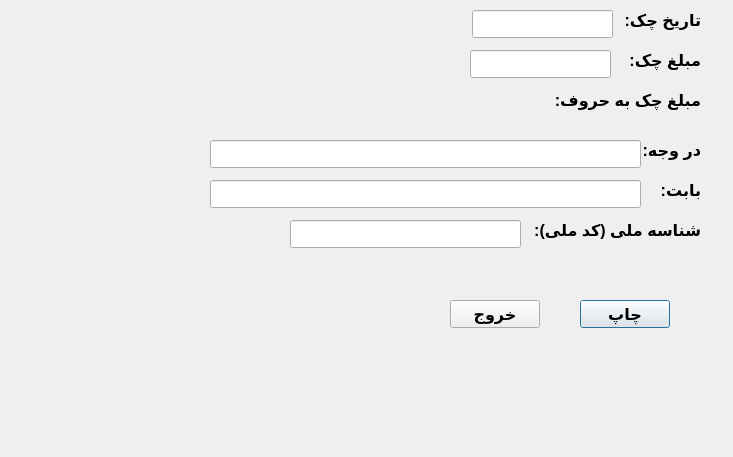
<?xml version="1.0" encoding="UTF-8"?>
<ui version="4.0">
 <class>ChequePrintDialog</class>
 <widget class="QDialog" name="ChequePrintDialog">
  <property name="geometry">
   <rect>
    <x>0</x>
    <y>0</y>
    <width>733</width>
    <height>457</height>
   </rect>
  </property>
  <property name="font">
   <font>
    <family>Tahoma</family>
    <pointsize>12</pointsize>
    <weight>75</weight>
    <bold>true</bold>
   </font>
  </property>
  <property name="windowTitle">
   <string>چاپ چک</string>
  </property>
  <widget class="QLabel" name="label">
   <property name="geometry">
    <rect>
     <x>620</x>
     <y>10</y>
     <width>81</width>
     <height>20</height>
    </rect>
   </property>
   <property name="layoutDirection">
    <enum>Qt::RightToLeft</enum>
   </property>
   <property name="text">
    <string>تاریخ چک: </string>
   </property>
  </widget>
  <widget class="QLabel" name="label_2">
   <property name="geometry">
    <rect>
     <x>620</x>
     <y>50</y>
     <width>81</width>
     <height>20</height>
    </rect>
   </property>
   <property name="layoutDirection">
    <enum>Qt::RightToLeft</enum>
   </property>
   <property name="text">
    <string>مبلغ چک: </string>
   </property>
  </widget>
  <widget class="QLabel" name="label_3">
   <property name="geometry">
    <rect>
     <x>620</x>
     <y>140</y>
     <width>81</width>
     <height>20</height>
    </rect>
   </property>
   <property name="layoutDirection">
    <enum>Qt::RightToLeft</enum>
   </property>
   <property name="text">
    <string>در وجه: </string>
   </property>
  </widget>
  <widget class="QLabel" name="label_4">
   <property name="geometry">
    <rect>
     <x>520</x>
     <y>220</y>
     <width>181</width>
     <height>20</height>
    </rect>
   </property>
   <property name="layoutDirection">
    <enum>Qt::RightToLeft</enum>
   </property>
   <property name="text">
    <string>شناسه ملی (کد ملی):</string>
   </property>
  </widget>
  <widget class="QLabel" name="label_6">
   <property name="geometry">
    <rect>
     <x>550</x>
     <y>90</y>
     <width>151</width>
     <height>20</height>
    </rect>
   </property>
   <property name="layoutDirection">
    <enum>Qt::RightToLeft</enum>
   </property>
   <property name="text">
    <string>مبلغ چک به حروف: </string>
   </property>
  </widget>
  <widget class="QLabel" name="label_5">
   <property name="geometry">
    <rect>
     <x>650</x>
     <y>180</y>
     <width>51</width>
     <height>20</height>
    </rect>
   </property>
   <property name="layoutDirection">
    <enum>Qt::RightToLeft</enum>
   </property>
   <property name="text">
    <string>بابت: </string>
   </property>
  </widget>
  <widget class="QLineEdit" name="TarixEdit">
   <property name="geometry">
    <rect>
     <x>472</x>
     <y>10</y>
     <width>141</width>
     <height>28</height>
    </rect>
   </property>
  </widget>
  <widget class="QLineEdit" name="MablaghEdit">
   <property name="geometry">
    <rect>
     <x>470</x>
     <y>50</y>
     <width>141</width>
     <height>28</height>
    </rect>
   </property>
  </widget>
  <widget class="QLineEdit" name="DarvachEdit">
   <property name="geometry">
    <rect>
     <x>210</x>
     <y>140</y>
     <width>431</width>
     <height>28</height>
    </rect>
   </property>
  </widget>
  <widget class="QLineEdit" name="BabetEdit_4">
   <property name="geometry">
    <rect>
     <x>210</x>
     <y>180</y>
     <width>431</width>
     <height>28</height>
    </rect>
   </property>
  </widget>
  <widget class="QLineEdit" name="KodemelliEdit">
   <property name="geometry">
    <rect>
     <x>290</x>
     <y>220</y>
     <width>231</width>
     <height>28</height>
    </rect>
   </property>
  </widget>
  <widget class="QPushButton" name="PrintButton">
   <property name="geometry">
    <rect>
     <x>580</x>
     <y>300</y>
     <width>90</width>
     <height>28</height>
    </rect>
   </property>
   <property name="text">
    <string>چاپ</string>
   </property>
  </widget>
  <widget class="QPushButton" name="ExitButton">
   <property name="geometry">
    <rect>
     <x>450</x>
     <y>300</y>
     <width>90</width>
     <height>28</height>
    </rect>
   </property>
   <property name="text">
    <string>خروج</string>
   </property>
  </widget>
 </widget>
 <resources/>
 <connections/>
</ui>
